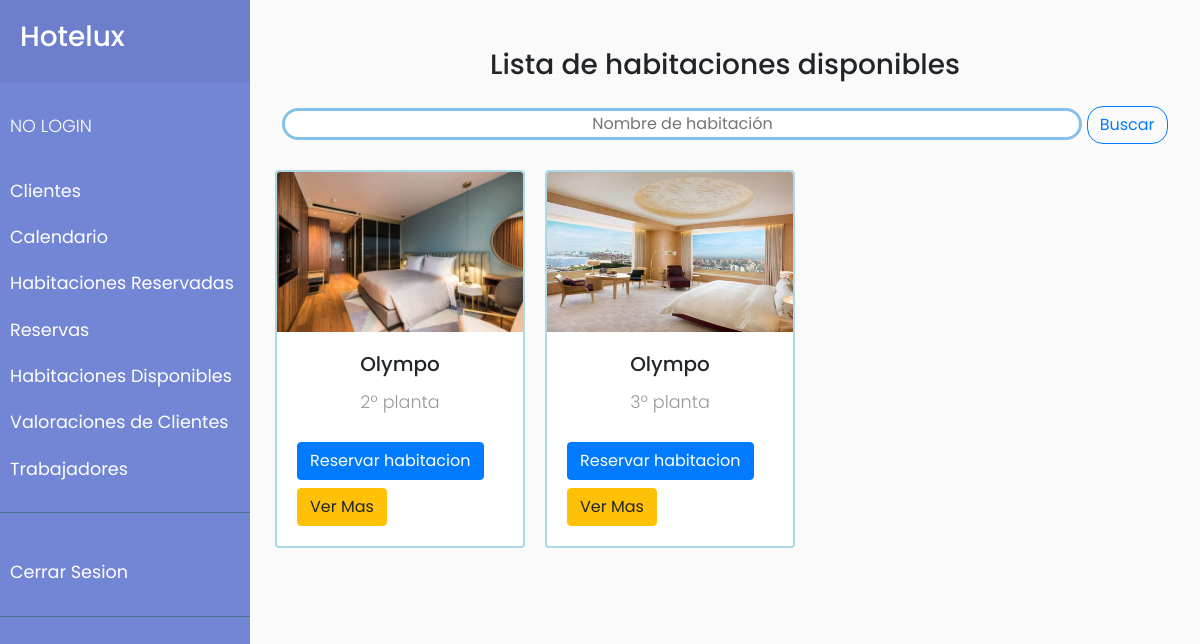
/habitaciones_disponibles.php?busca=Olympo, run on the app's committed database.
### tables this page shows
CREATE TABLE IF NOT EXISTS `habitaciones` (
  `id` int(11) NOT NULL AUTO_INCREMENT,
  `name` varchar(50) NOT NULL,
  `planta` set('1','2','3','4') NOT NULL,
  `number` int(3) NOT NULL,
  `price` double NOT NULL,
  `description` varchar(500) NOT NULL,
  `photo` varchar(300) NOT NULL,
  `status` tinyint(1) NOT NULL,
  PRIMARY KEY (`id`)
);

### bbdd.php (called while the page is built, shortened)
<?php
function conecta()
{
    $servername = "localhost";
    $user = "root";
    $password = "";
    $dbname = "hotel_erp";
    $conn = new mysqli($servername, $user, $password, $dbname);
    return $conn;
}
function recogeBusqueda()
{
    $con = conecta();
    $query = "SELECT * FROM habitaciones WHERE status LIKE '0'  AND name LIKE '%" . $_GET['busca'] . "%'";
    $result = $con->query($query);
    return $result;
}

### habitaciones_disponibles.php (the view, shortened to what this page needs)
<?php include "carrito.php";
include "bbdd.php";
include 'cabecera.php';
?>
<link href="./CSS/estilos.css" rel="stylesheet" type="text/css">
<div class="container" id="habitaciones">
    <div class="row">
        <div class="col-12">
            <h3 class="text text-center mt-5 mb-4">Lista de habitaciones disponibles</h3>
        </div>
        <div class="text text-center col-12 mb-3">
            <input id="txtBuscar" type="text" name="txtBuscar" value="" placeholder="Nombre de habitación" class="text text-center" style="border: 3px solid #85C1E9 ; border-radius: 1em; width: 50em; ">
            <button type="button" class="btn btn-outline-primary" style="border-radius: 1em;" name="button" onclick="busqueda()">Buscar</button>
        </div>
        <?php if (isset($_GET['busca'])) {
            $habitaciones = recogeBusqueda();
        } else {
            $habitaciones = recogeDatos();
        }
        if ($habitaciones->num_rows > 0) {
            while ($row = $habitaciones->fetch_assoc()) {
                $id = $row['id'];
                $nombre = $row['name'];
                $planta = $row['planta'];
                $precio = $row['price'];
                $img = $row['photo'];
        ?>
                <div class='cajas card'>
                    <a href='./producto.php?id=<?php $id ?>'>
                        <img class='card-img-top' onclick='agranda(this)' src='<?php echo $img ?>' alt='Card image cap' style="height:10em; width:max-width;">
                    </a>
                    <div class='card-body'>
                        <h5 class='card-title text text-center'>
                            <?php echo $nombre ?>
                        </h5>
                        <p class="text text-center"><?php echo $planta . "º planta" ?></p>
                        <button class='btn btn-primary mt-2 mb-2' name='btnAccion' value='Agregar' data-toggle="modal" data-target="#modal_reserva" onclick="mostrarModal('<?php echo $nombre; ?>', '<?php echo $precio ?>', '<?php echo $id ?>')" type='submit'>Reservar habitacion</button>
                        <a href='./producto.php?id=<?php echo $id ?>' class='btn btn-warning'>Ver Mas</a>
                    </div>
                </div>
        <?php  }
        } else {
            echo ("No tenemos habitaciones disponibles");
        }
        ?>
    </div>
</div>
</div>
</div>

### CSS/style.css (style rules this page uses)
body { font-family: 'Poppins', sans-serif; background: #fafafa; }
p { font-family: 'Poppins', sans-serif; font-size: 1.1em; font-weight: 300; line-height: 1.7em; color: #999; }
a, a:hover, a:focus { color: inherit; text-decoration: none; transition: all 0.3s; }

### CSS/estilos.css (style rules this page uses)
.cajas { -webkit-transition:-webkit-transform 1s ease-out; -moz-transition:-moz-transform 1s ease-out; -o-transition:-o-transform 1s ease-out; -ms-transition:-ms-transform 1s ease-out; transition:transform 1s ease-out; border: solid 0.125em #add9e6; transition: border-width 1.5s; margin: 10px; margin-bottom: 30px; width: 15.625em; }

### data on the page
habitaciones: shows a picture, name "Olympo", planta "2"
habitaciones: shows a picture, name "Olympo", planta "3"
